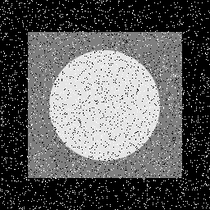
#> input picture 31.histogram/Inputs/noisy_img.png, 210 x 210 px, shrunk from 256 x 256 before the run
$ python 5.delete_noise.py
#> lines starting #> are read from the running program, lines starting #| are printed output that depends on the picture
import cv2
import numpy as np


img = cv2.imread("Inputs/noisy_img.png", cv2.IMREAD_GRAYSCALE)
#> img is the input picture: shape (210, 210); min 0, max 255, mean 92.7
board = cv2.imread("Inputs/board.png", cv2.IMREAD_GRAYSCALE)
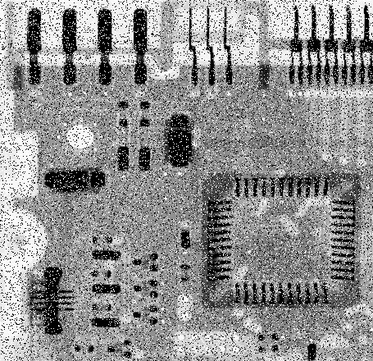
#> input picture 31.histogram/Inputs/board.png, 373 x 361 px, shrunk from 455 x 440 before the run
#> board is the input picture: shape (361, 373); min 0, max 255, mean 144.3
x_ray = cv2.imread("Inputs/x_ray.png", cv2.IMREAD_GRAYSCALE)
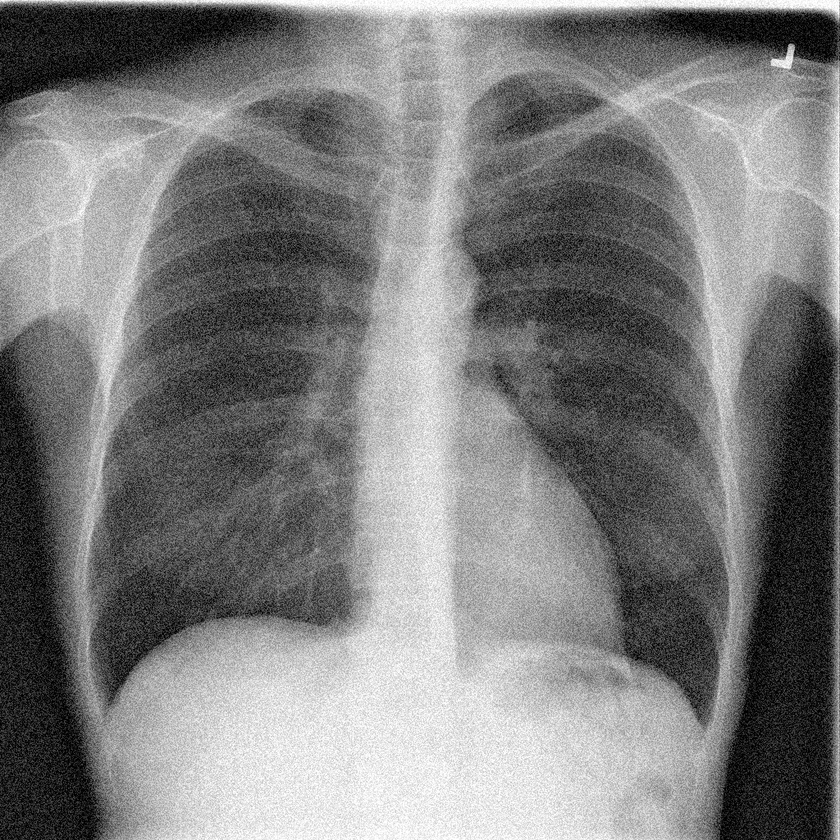
#> input picture 31.histogram/Inputs/x_ray.png, 840 x 840 px, shrunk from 1024 x 1024 before the run
#> x_ray is the input picture: shape (840, 840); min 0, max 255, mean 125.7


i_rows, i_cols = img.shape
#> i_rows = 210; i_cols = 210
b_rows, b_cols = board.shape
#> b_rows = 361; b_cols = 373
x_rows, x_cols = x_ray.shape
#> x_rows = 840; x_cols = 840


i_result = np.zeros((i_rows, i_cols), dtype=np.uint8)
b_result = np.zeros((b_rows, b_cols), dtype=np.uint8)
x_result = np.zeros((x_rows, x_cols), dtype=np.uint8)


for i in range(1, i_rows-1):
    for j in range(1, i_cols-1):
        small = img[i-1:i+2 , j-1:j+2]
        avg = np.mean(small)
        i_result[i, j] = avg
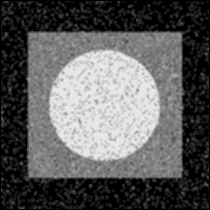
#> i_result: shape (210, 210); min 0, max 243, mean 92

for i in range(1, b_rows-1):
    for j in range(1, b_cols-1):
        small = board[i-1:i+2 , j-1:j+2]
        avg = np.mean(small)
        b_result[i, j] = avg
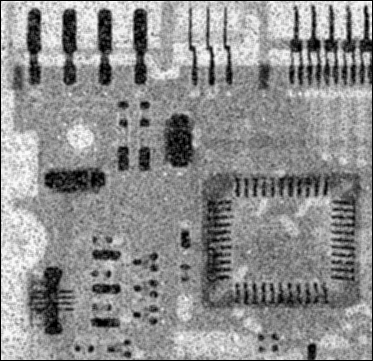
#> b_result: shape (361, 373); min 0, max 251, mean 141.9

for i in range(1, x_rows-1):
    for j in range(1, x_cols-1):
        small = x_ray[i-1:i+2 , j-1:j+2]
        avg = np.mean(small)
        x_result[i, j] = avg


cv2.imwrite("Output/..image.jpg", i_result)
cv2.imwrite("Output/board.jpg", b_result)
cv2.imwrite("Output/x_ray.jpg", x_result)
